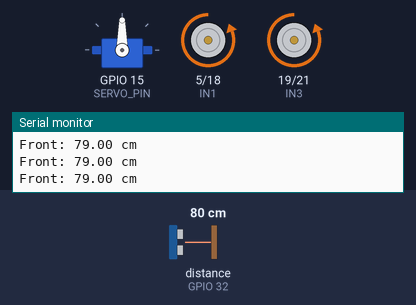
Simulated run of this sketch. Board: ESP32. On the bench: servo, motor-driver pin pairs drawn as motors (green arrow = first pin HIGH = forward, orange = second pin HIGH = backward, longer = more drive), the last lines printed to the serial monitor. Wiring (inferred from the names in the program): ultrasonic range finder: trigger GPIO 25; echo GPIO 32. The inputs (shaded band) are chosen by the test bench; at power-on: distance to the obstacle (sensor on GPIO 32) 80 cm. The echo pulse lasts 58.3 µs per cm.

Above: at 2.2 s.
2.3 s: distance to the obstacle (sensor on GPIO 32) set to 34 cm
3.8 s: distance to the obstacle (sensor on GPIO 32) set to 28 cm
At 4.7 s:
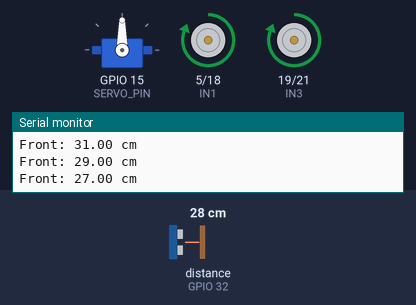
6.8 s: distance to the obstacle (sensor on GPIO 32) set to 2 cm
At 8.19 s:
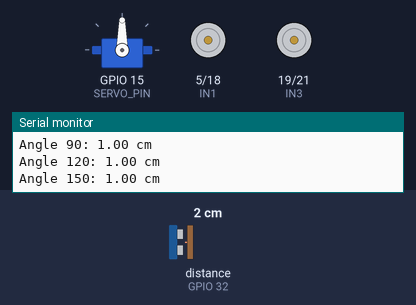
9.8 s: distance to the obstacle (sensor on GPIO 32) set to 18 cm
At 11.3 s:
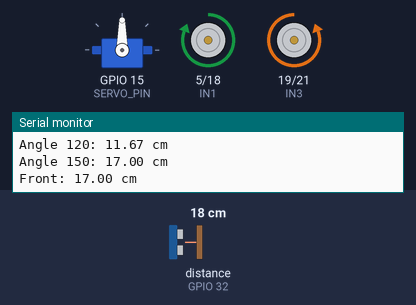
12.8 s: distance to the obstacle (sensor on GPIO 32) set to 4 cm
At 14.06 s:
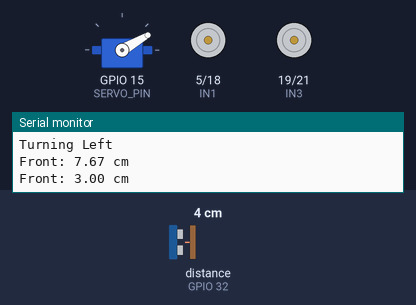
15.8 s: distance to the obstacle (sensor on GPIO 32) set to 35 cm
At 18.3 s:
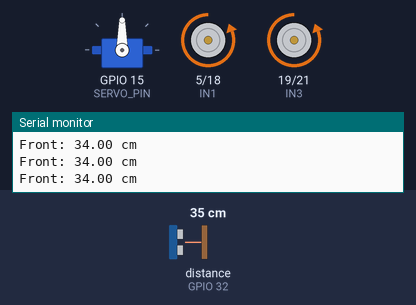
Timing chart, 0 to 19.8 s (numbered marks = the images above; inputs shaded):
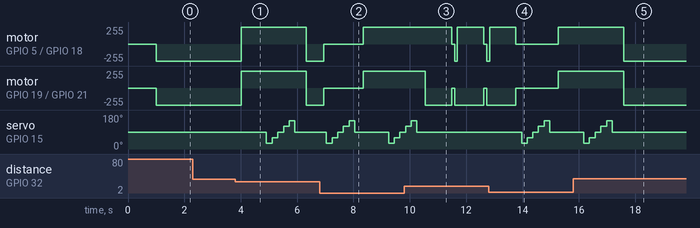

The sketch:

Obstacle-Avoiding-Robot_v1.ino
```cpp
#include <ESP32Servo.h>

#define IN1 5
#define IN2 18
#define IN3 19
#define IN4 21
#define TRIG_PIN 25
#define ECHO_PIN 32
#define SERVO_PIN 15

Servo myServo;

// Navigation states
enum State { FORWARD, STOPPED, SCANNING, TURNING, REVERSING, STUCK };
State currentState = FORWARD;

// Constants
const int SCAN_ANGLES[] = {30, 60, 90, 120, 150}; // Scan multiple angles
const int NUM_SCANS = 5;
const float SAFE_DISTANCE = 30.0; // cm
const float CRITICAL_DISTANCE = 15.0; // cm
const int HISTORY_SIZE = 3; // For averaging sensor readings
const int STUCK_THRESHOLD = 3; // Number of reverses before stuck

// Variables
float distanceHistory[HISTORY_SIZE] = {0};
int historyIndex = 0;
int reverseCount = 0;
float distances[NUM_SCANS] = {0};
int lastTurnDirection = 0; // 1 for left, -1 for right, 0 for none

long getDistance() {
  digitalWrite(TRIG_PIN, LOW);
  delayMicroseconds(2);
  digitalWrite(TRIG_PIN, HIGH);
  delayMicroseconds(10);
  digitalWrite(TRIG_PIN, LOW);

  long duration = pulseIn(ECHO_PIN, HIGH, 25000);
  if (duration == 0) return -1;
  return duration * 0.034 / 2;
}

float getFilteredDistance() {
  float distance = getDistance();
  if (distance == -1) return distanceHistory[historyIndex]; // Use last valid reading
  distanceHistory[historyIndex] = distance;
  historyIndex = (historyIndex + 1) % HISTORY_SIZE;

  float sum = 0;
  int validCount = 0;
  for (int i = 0; i < HISTORY_SIZE; i++) {
    if (distanceHistory[i] > 0) {
      sum += distanceHistory[i];
      validCount++;
    }
  }
  return validCount > 0 ? sum / validCount : -1;
}

void forward() {
  digitalWrite(IN1, LOW); digitalWrite(IN2, HIGH);
  digitalWrite(IN3, LOW); digitalWrite(IN4, HIGH);
}

void reverse() {
  digitalWrite(IN1, HIGH); digitalWrite(IN2, LOW);
  digitalWrite(IN3, HIGH); digitalWrite(IN4, LOW);
}

void stopCar() {
  digitalWrite(IN1, LOW); digitalWrite(IN2, LOW);
  digitalWrite(IN3, LOW); digitalWrite(IN4, LOW);
}

void turnLeft(int duration = 700) {
  digitalWrite(IN1, HIGH); digitalWrite(IN2, LOW);
  digitalWrite(IN3, LOW); digitalWrite(IN4, HIGH);
  delay(duration);
  stopCar();
}

void turnRight(int duration = 700) {
  digitalWrite(IN1, LOW); digitalWrite(IN2, HIGH);
  digitalWrite(IN3, HIGH); digitalWrite(IN4, LOW);
  delay(duration);
  stopCar();
}

void scanEnvironment() {
  for (int i = 0; i < NUM_SCANS; i++) {
    myServo.write(SCAN_ANGLES[i]);
    delay(200); // Reduced for faster scanning
    distances[i] = getFilteredDistance();
    Serial.print("Angle "); Serial.print(SCAN_ANGLES[i]);
    Serial.print(": "); Serial.print(distances[i]); Serial.println(" cm");
  }
  myServo.write(90); // Reset to front
  delay(200);
}

int findBestDirection() {
  float maxDistance = 0;
  int bestAngleIndex = 2; // Default to forward (90°)
  for (int i = 0; i < NUM_SCANS; i++) {
    float distance = distances[i] == -1 ? 1000 : distances[i]; // Treat -1 as far
    // Prioritize angles closer to forward (90°) by weighting distance
    float angleDiff = abs(SCAN_ANGLES[i] - 90);
    float score = distance * (1.0 - angleDiff / 180.0); // Higher score for straighter paths
    if (score > maxDistance) {
      maxDistance = score;
      bestAngleIndex = i;
    }
  }
  return bestAngleIndex;
}

void handleStuck() {
  Serial.println("Robot stuck! Initiating recovery...");
  reverse();
  delay(1000); // Longer reverse
  // Turn in the last successful direction or random if none
  if (lastTurnDirection == 1) {
    turnLeft(1000);
    Serial.println("Recovery: Turning Left");
  } else {
    turnRight(1000);
    Serial.println("Recovery: Turning Right");
  }
  reverseCount = 0; // Reset counter
}

void setup() {
  Serial.begin(115200);
  pinMode(IN1, OUTPUT); pinMode(IN2, OUTPUT);
  pinMode(IN3, OUTPUT); pinMode(IN4, OUTPUT);
  pinMode(TRIG_PIN, OUTPUT);
  pinMode(ECHO_PIN, INPUT);

  myServo.setPeriodHertz(50);
  myServo.attach(SERVO_PIN, 500, 2400);
  myServo.write(90);
  delay(1000);

  Serial.println("Smart Bot Ready");
}

void loop() {
  float frontDistance = getFilteredDistance();
  Serial.print("Front: "); Serial.print(frontDistance); Serial.println(" cm");

  switch (currentState) {
    case FORWARD:
      if (frontDistance <= CRITICAL_DISTANCE && frontDistance != -1) {
        stopCar();
        currentState = STOPPED;
      } else {
        forward();
        if (frontDistance < SAFE_DISTANCE && frontDistance != -1) {
          currentState = SCANNING;
        }
      }
      break;

    case STOPPED:
      scanEnvironment();
      currentState = SCANNING;
      break;

    case SCANNING:
      {
        int bestDirection = findBestDirection();
        if (distances[bestDirection] < CRITICAL_DISTANCE && distances[bestDirection] != -1) {
          reverseCount++;
          if (reverseCount >= STUCK_THRESHOLD) {
            currentState = STUCK;
          } else {
            reverse();
            delay(800);
            currentState = STOPPED;
          }
        } else {
          reverseCount = 0; // Reset on clear path
          // Dynamic turn duration based on distance
          int turnDuration = map(distances[bestDirection], CRITICAL_DISTANCE, SAFE_DISTANCE, 1000, 500);
          turnDuration = constrain(turnDuration, 500, 1000);
          if (SCAN_ANGLES[bestDirection] < 90) {
            turnRight(turnDuration);
            Serial.println("Turning Right");
            lastTurnDirection = -1;
          } else if (SCAN_ANGLES[bestDirection] > 90) {
            turnLeft(turnDuration);
            Serial.println("Turning Left");
            lastTurnDirection = 1;
          } // If 90°, no turn needed
          currentState = FORWARD;
        }
      }
      break;

    case STUCK:
      handleStuck();
      currentState = STOPPED;
      break;

    default:
      currentState = STOPPED;
      break;
  }

  delay(100);
}
```

Measured:
- the behaviour switches between 31 and 30 cm on distance to the obstacle (sensor on GPIO 32) (found by bisection; images 0 and 1)
- after the input at 3.8 s, motor on GPIO 5 (IN1) / GPIO 18 (IN2), motor on GPIO 19 (IN3) / GPIO 21 (IN4): backward 255/255 → forward 255/255 after 0.21 s, → backward 255/255 2.3 s later; servo on GPIO 15 (SERVO_PIN): 90° → 30° after 1.1 s, → 60° 0.20 s later, → 90° 0.20 s later, → 120° 0.20 s later, … (6 changes in this stretch)
- after the input at 6.8 s, motor on GPIO 5 (IN1) / GPIO 18 (IN2), motor on GPIO 19 (IN3) / GPIO 21 (IN4): backward 255/255 → stopped after 0.14 s, → forward 255/255 1.4 s later; servo on GPIO 15 (SERVO_PIN): 90° → 30° after 0.24 s, → 60° 0.20 s later, → 90° 0.20 s later, → 120° 0.20 s later, … (9 changes in this stretch)
- after the input at 9.8 s, motor on GPIO 5 (IN1) / GPIO 18 (IN2): forward 255/255 → stopped after 1.7 s, → backward 255/255 0.10 s later, → forward 255/255 0.10 s later, → stopped 0.93 s later, … (5 changes in this stretch); motor on GPIO 19 (IN3) / GPIO 21 (IN4): alternates backward 255/255 for 0.98 s and stopped for 0.10 s, starting after 0.75 s
- after the input at 12.8 s, servo on GPIO 15 (SERVO_PIN): 90° → 30° after 1.2 s, → 60° 0.20 s later, → 90° 0.20 s later, → 120° 0.20 s later, … (6 changes in this stretch)
- after the input at 15.8 s, motor on GPIO 5 (IN1) / GPIO 18 (IN2), motor on GPIO 19 (IN3) / GPIO 21 (IN4): forward 255/255 → backward 255/255 after 1.8 s
